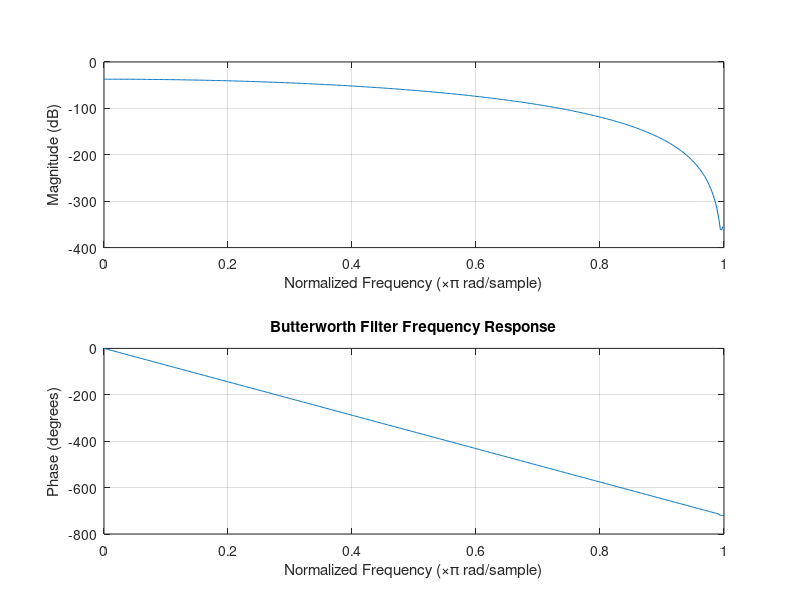
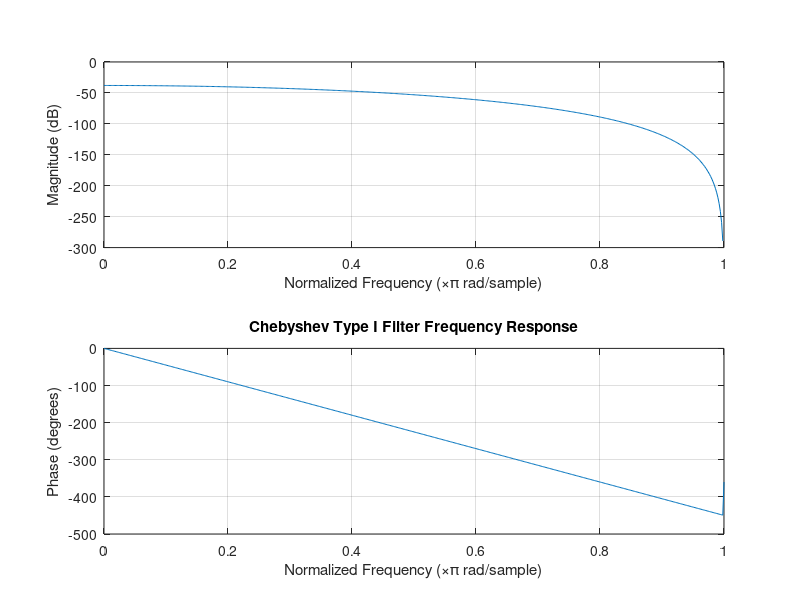
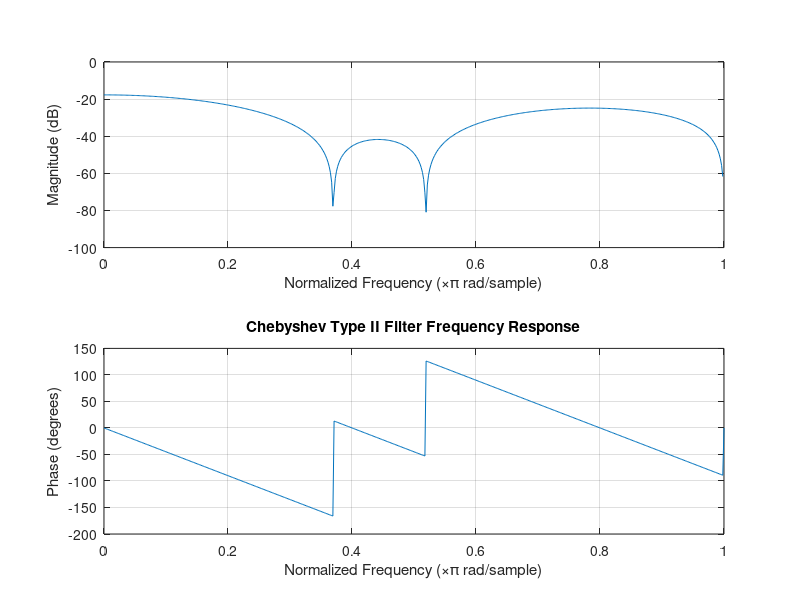
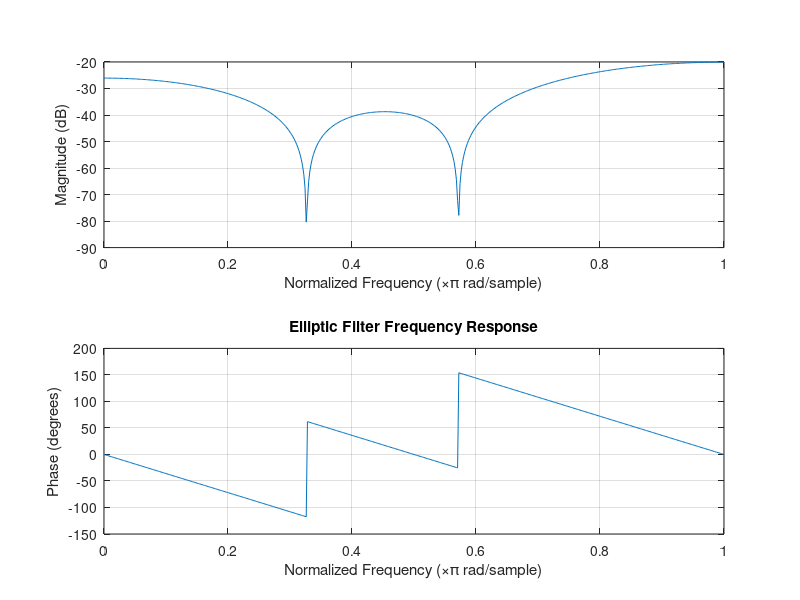

The MATLAB source for these figures, in order:
% Sampling rate and cutoff frequencies
Fs = 40000;
Fpass = 4000;
Fstop = 8000;

% Pass band ripple and minimum stop band attenuation
Rp = 0.5;
Rs = 40;

% Design Butterworth filter
[n,Wn] = buttord(Fpass/(Fs/2), Fstop/(Fs/2), Rp, Rs);
b_butter = butter(n,Wn,'low');
a_butter = 1;

% Design Chebyshev Type I filter
[n,Wn] = cheb1ord(Fpass/(Fs/2), Fstop/(Fs/2), Rp, Rs);
b_cheby1 = cheby1(n,Rp,Wn,'low');
a_cheby1 = 1;

% Design Chebyshev Type II filter
[n,Wn] = cheb2ord(Fpass/(Fs/2), Fstop/(Fs/2), Rp, Rs);
b_cheby2 = cheby2(n,Rs,Wn,'low');
a_cheby2 = 1;

% Design Elliptic filter
[n,Wn] = ellipord(Fpass/(Fs/2), Fstop/(Fs/2), Rp, Rs);
b_ellip = ellip(n,Rp,Rs,Wn,'low');
a_ellip = 1;

% Plot frequency response of Butterworth filter
figure;
freqz(b_butter,a_butter);
title('Butterworth Filter Frequency Response');

% Plot frequency response of Chebyshev Type I filter
figure;
freqz(b_cheby1,a_cheby1);
title('Chebyshev Type I Filter Frequency Response');

% Plot frequency response of Chebyshev Type II filter
figure;
freqz(b_cheby2,a_cheby2);
title('Chebyshev Type II Filter Frequency Response');

% Plot frequency response of Elliptic filter
figure;
freqz(b_ellip,a_ellip);
title('Elliptic Filter Frequency Response');
